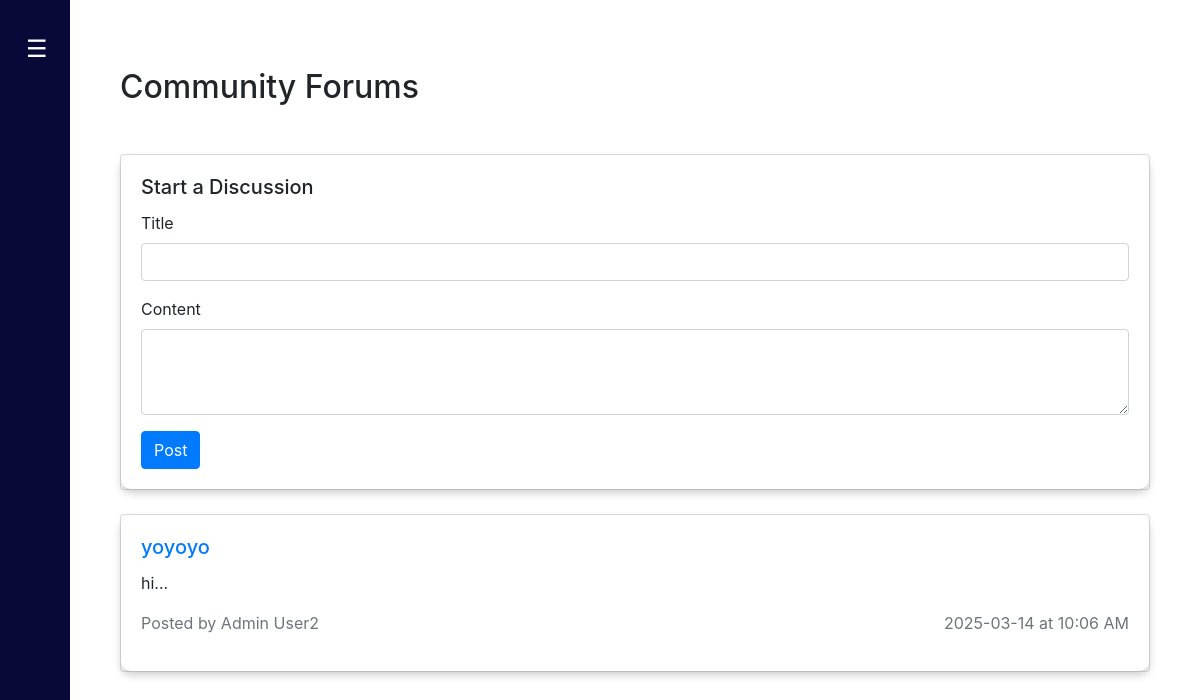
/forums (signed in), run on the app's committed database.
### Website/models.py (models this page shows, shortened)
class ForumPost(db.Model):
    id = db.Column(db.Integer, primary_key=True)
    title = db.Column(db.String(255), nullable=False)
    content = db.Column(db.Text, nullable=False)
    created_at = db.Column(db.DateTime, default=db.func.current_timestamp())
    user_id = db.Column(db.Integer, db.ForeignKey('user.id'), nullable=False)
    user = db.relationship('User', backref='forum_posts')

class User(db.Model, UserMixin):
    id = db.Column(db.Integer, primary_key=True)
    email = db.Column(db.String(150), unique=True, nullable=False)
    firstName = db.Column(db.String(150), nullable=False)  # For first name
    lastName = db.Column(db.String(150), nullable=False)
    password = db.Column(db.String(150), nullable=False)  # For storing password hash
    is_admin = db.Column(db.Boolean, default=False)  # Optional: for admin flag
    address = db.Column(db.String(255), nullable=True)
    birth_date = db.Column(db.Date, nullable=True)
    birth_place = db.Column(db.String(255), nullable=True)
    position = db.Column(db.String(50), nullable=True)  # For officials
    is_verified = db.Column(db.Boolean, default=False)  # Admin approval required
    voter_status = db.Column(db.String(50), default="Pending") #Voter Eligibility Status

### Website/views.py (the view)
@views.route('/forums')
@login_required
def forums():
    posts = ForumPost.query.order_by(ForumPost.created_at.desc()).all()
    return render_template("forums.html", posts=posts, user=current_user)

### Website/templates/forums.html (shortened to what this page needs)
{% extends "base.html" %}
{% block content %}
<div class="container mt-4">
    <br/>
    <h2 class="mb-4">Community Forums</h2>
    <br/>
    {% if user.is_authenticated %}
    <div class="card mb-4">
        <div class="card-body" style="box-shadow: 0 4px 8px rgba(0, 0, 0, 0.2); border-radius: 10px;">
            <h5 class="card-title">Start a Discussion</h5>
            <form method="POST" action="{{ url_for('views.add_forum_post') }}">
                <div class="form-group">
                    <label for="title">Title</label>
                    <input type="text" class="form-control" id="title" name="title" required>
                </div>
                <div class="form-group">
                    <label for="content">Content</label>
                    <textarea class="form-control" id="content" name="content" rows="3" required></textarea>
                </div>
                <button type="submit" class="btn btn-primary">Post</button>
            </form>
        </div>
    </div>
    {% else %}
    <p class="text-center">You need to <a href="{{ url_for('auth.login') }}">log in</a> to start a discussion.</p>
    {% endif %}
    <div class="forum-posts">
        {% for post in posts %}
        <div class="card mb-3">
            <div class="card-body" style="box-shadow: 0 4px 8px rgba(0, 0, 0, 0.2); border-radius: 10px;">
                <h5 class="card-title">
                    <a href="{{ url_for('views.forum_post', post_id=post.id) }}">{{ post.title }}</a>
                </h5>
                <p class="card-text">{{ post.content[:200] }}...</p>
                <p class="text-muted" style="display: flex; justify-content: space-between;">
                    <span>Posted by {{ post.user.firstName }} {{ post.user.lastName }}</span>
                    <span>{{ post.created_at.strftime('%Y-%m-%d at %I:%M %p') }}</span>
                </p>
            </div>
        </div>
        {% else %}
        <p class="text-center">No discussions yet. Be the first to start one!</p>
        {% endfor %}
    </div>
</div>
{% endblock %}

### Website/templates/base.html (style rules this page uses)
body { display: flex; min-height: 100vh; overflow-x: hidden; }

### data on the page
ForumPost: title "yoyoyo", content "hi", user.firstName "Admin", user.lastName "User2", created_at "2025-03-14 at 10:06 AM"
